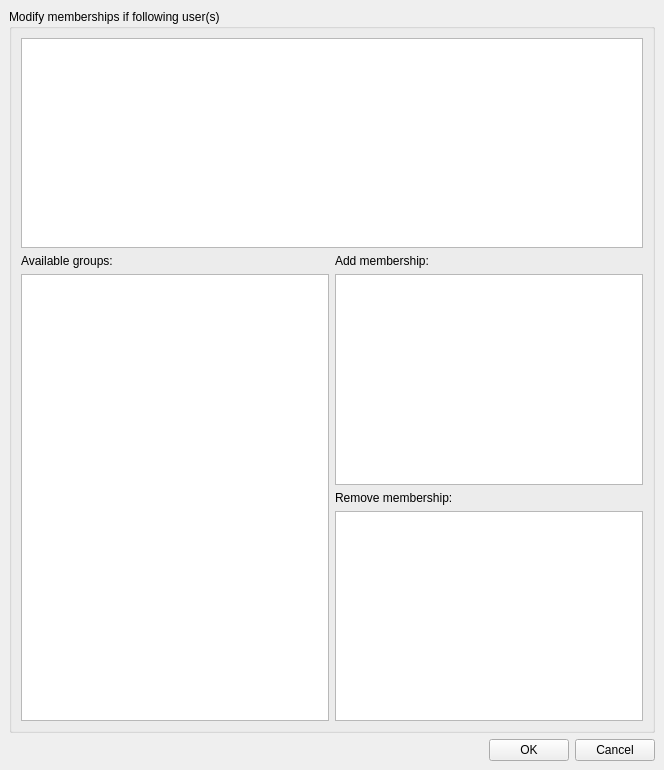
<ui version="4.0" >
 <class>AddRemoveUserGroupsWdg</class>
 <widget class="QWidget" name="AddRemoveUserGroupsWdg" >
  <property name="geometry" >
   <rect>
    <x>0</x>
    <y>0</y>
    <width>664</width>
    <height>770</height>
   </rect>
  </property>
  <property name="windowTitle" >
   <string>Form</string>
  </property>
  <layout class="QGridLayout" >
   <property name="margin" >
    <number>9</number>
   </property>
   <property name="spacing" >
    <number>6</number>
   </property>
   <item row="0" column="0" colspan="3" >
    <widget class="QGroupBox" name="grp_main" >
     <property name="title" >
      <string>Modify memberships if following user(s)</string>
     </property>
     <layout class="QGridLayout" >
      <property name="margin" >
       <number>9</number>
      </property>
      <property name="spacing" >
       <number>6</number>
      </property>
      <item row="4" column="1" >
       <widget class="EnhancedTreeView" name="trv_remove" >
        <property name="sizePolicy" >
         <sizepolicy>
          <hsizetype>13</hsizetype>
          <vsizetype>3</vsizetype>
          <horstretch>0</horstretch>
          <verstretch>0</verstretch>
         </sizepolicy>
        </property>
        <property name="focusPolicy" >
         <enum>Qt::WheelFocus</enum>
        </property>
        <property name="acceptDrops" >
         <bool>true</bool>
        </property>
        <property name="dragEnabled" >
         <bool>true</bool>
        </property>
        <property name="alternatingRowColors" >
         <bool>true</bool>
        </property>
        <property name="selectionMode" >
         <enum>QAbstractItemView::ExtendedSelection</enum>
        </property>
        <property name="rootIsDecorated" >
         <bool>false</bool>
        </property>
        <property name="sortingEnabled" >
         <bool>true</bool>
        </property>
       </widget>
      </item>
      <item row="2" column="1" >
       <widget class="EnhancedTreeView" name="trv_add" >
        <property name="sizePolicy" >
         <sizepolicy>
          <hsizetype>13</hsizetype>
          <vsizetype>3</vsizetype>
          <horstretch>0</horstretch>
          <verstretch>0</verstretch>
         </sizepolicy>
        </property>
        <property name="focusPolicy" >
         <enum>Qt::WheelFocus</enum>
        </property>
        <property name="acceptDrops" >
         <bool>true</bool>
        </property>
        <property name="dragEnabled" >
         <bool>true</bool>
        </property>
        <property name="alternatingRowColors" >
         <bool>true</bool>
        </property>
        <property name="selectionMode" >
         <enum>QAbstractItemView::ExtendedSelection</enum>
        </property>
        <property name="rootIsDecorated" >
         <bool>false</bool>
        </property>
        <property name="sortingEnabled" >
         <bool>true</bool>
        </property>
       </widget>
      </item>
      <item rowspan="3" row="2" column="0" >
       <widget class="EnhancedTreeView" name="trv_available" >
        <property name="sizePolicy" >
         <sizepolicy>
          <hsizetype>13</hsizetype>
          <vsizetype>3</vsizetype>
          <horstretch>0</horstretch>
          <verstretch>0</verstretch>
         </sizepolicy>
        </property>
        <property name="focusPolicy" >
         <enum>Qt::WheelFocus</enum>
        </property>
        <property name="acceptDrops" >
         <bool>true</bool>
        </property>
        <property name="dragEnabled" >
         <bool>true</bool>
        </property>
        <property name="alternatingRowColors" >
         <bool>true</bool>
        </property>
        <property name="selectionMode" >
         <enum>QAbstractItemView::ExtendedSelection</enum>
        </property>
        <property name="rootIsDecorated" >
         <bool>false</bool>
        </property>
        <property name="sortingEnabled" >
         <bool>true</bool>
        </property>
       </widget>
      </item>
      <item row="1" column="1" >
       <widget class="QLabel" name="label_3" >
        <property name="text" >
         <string>Add membership:</string>
        </property>
       </widget>
      </item>
      <item row="1" column="0" >
       <widget class="QLabel" name="label" >
        <property name="text" >
         <string>Available groups:</string>
        </property>
       </widget>
      </item>
      <item row="3" column="1" >
       <widget class="QLabel" name="label_2" >
        <property name="text" >
         <string>Remove membership:</string>
        </property>
       </widget>
      </item>
      <item row="0" column="0" colspan="2" >
       <widget class="EnhancedTreeView" name="trv_users" >
        <property name="sizePolicy" >
         <sizepolicy>
          <hsizetype>13</hsizetype>
          <vsizetype>3</vsizetype>
          <horstretch>0</horstretch>
          <verstretch>0</verstretch>
         </sizepolicy>
        </property>
        <property name="focusPolicy" >
         <enum>Qt::NoFocus</enum>
        </property>
        <property name="alternatingRowColors" >
         <bool>true</bool>
        </property>
        <property name="selectionMode" >
         <enum>QAbstractItemView::NoSelection</enum>
        </property>
        <property name="rootIsDecorated" >
         <bool>false</bool>
        </property>
        <property name="sortingEnabled" >
         <bool>true</bool>
        </property>
       </widget>
      </item>
     </layout>
    </widget>
   </item>
   <item row="1" column="0" >
    <spacer>
     <property name="orientation" >
      <enum>Qt::Horizontal</enum>
     </property>
     <property name="sizeHint" >
      <size>
       <width>361</width>
       <height>20</height>
      </size>
     </property>
    </spacer>
   </item>
   <item row="1" column="1" >
    <widget class="QPushButton" name="btn_ok" >
     <property name="text" >
      <string>OK</string>
     </property>
    </widget>
   </item>
   <item row="1" column="2" >
    <widget class="QPushButton" name="btn_cancel" >
     <property name="text" >
      <string>Cancel</string>
     </property>
    </widget>
   </item>
  </layout>
 </widget>
 <customwidgets>
  <customwidget>
   <class>EnhancedTreeView</class>
   <extends>QTreeView</extends>
   <header>pyqtui4.enhancedtreeview.h</header>
  </customwidget>
 </customwidgets>
 <tabstops>
  <tabstop>trv_available</tabstop>
  <tabstop>trv_add</tabstop>
  <tabstop>trv_remove</tabstop>
  <tabstop>btn_ok</tabstop>
  <tabstop>btn_cancel</tabstop>
 </tabstops>
 <resources/>
 <connections/>
</ui>
